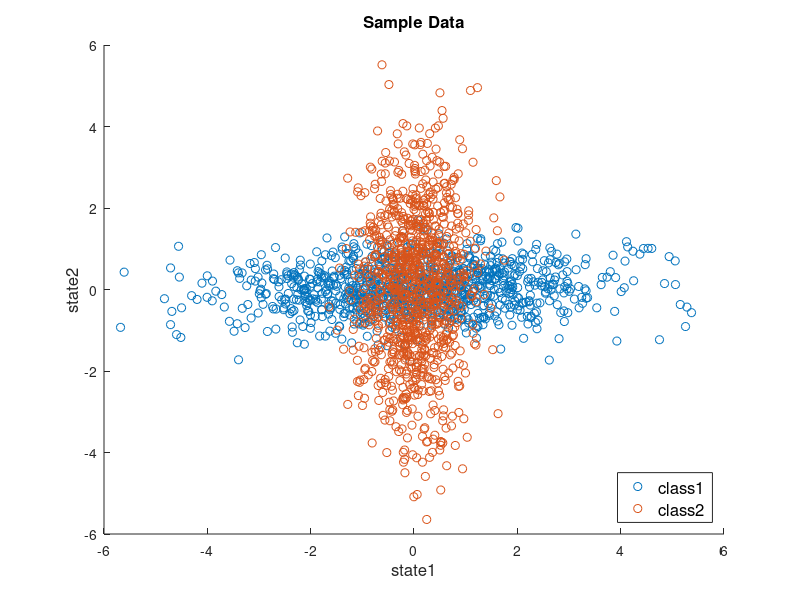

MATLAB code for this plot: (Note: this script raises an error after producing the figure.)
%test window discriminant
clear all



%% 2D

nn = 1000;
az = 20;
el = 30;


MU1 = [0 0];
SIGMA1 = [3 0.1; 0.1 0.3];

MU2 = [0 0];
SIGMA2 = [0.3 0; 0 3];

MU3 = [5 0];
SIGMA3 = [2 0; 0 1];

X1 = mvnrnd(MU1,SIGMA1,nn);
X2 = mvnrnd(MU2,SIGMA2,nn);
%X3 = mvnrnd(MU3,SIGMA3,nn);

Data = [X1;X2];
Y = [ones(nn,1)*1;ones(nn,1)*2]; %;ones(nn,1)*3];
classes = unique(Y);

figure
scatter(X1(:,1),X1(:,2),'r.')
hold on
scatter(X2(:,1),X2(:,2),'b.')
%hold on
%scatter(X3(:,1),X3(:,2),'g.')
hold off
title('Sample Data','FontSize', 12)
xlabel('state1','FontSize', 12)
ylabel('state2','FontSize', 12)
hl = legend('class1','class2','Location','southeast');
set(hl,'FontSize',12);

filename = 'C:\Users\MRDLAB\Documents\Rod Dockter\Surgical Robotics\Dockter_PHD\Thesis\Figures\gaussdatasimple'
%PrettyPlots(filename)

%% plot some shiz
h = windowDiscriminantPlot2(Data, Y);

filename = 'C:\Users\MRDLAB\Documents\Rod Dockter\Surgical Robotics\Dockter_PHD\Thesis\Figures\discrimwindow1'
%PrettyPlots(filename)


%% Train that shiz
pthresh = 0.3;
kmeanlimit = 4;

if(~exist('kmg'))
    kmg = [];
end
[Models, kmg] = windowDiscriminantTrain(Data, Y, pthresh, kmg, kmeanlimit, 'ploton');

filename = 'C:\Users\MRDLAB\Documents\Rod Dockter\Surgical Robotics\Dockter_PHD\Thesis\Figures\discrimwindow3'
%PrettyPlots(filename)

%% Classify with bulk data set

classthresh = pthresh;

Classify = [];

for kk = 1:length(classes)
    %Get seperate data for each class
    datac{kk} = Data(Y == classes(kk),:);
end

for ii = 1:length(Data)
    datatemp = Data(ii,:);
    Pt = [];
    for cc = 1:length(classes)
        for mm = 1:length(Models{cc}.cluster)
            %%get scaled probability for each model at each data point
            Pt(mm,cc) = Models{cc}.cluster{mm}.scale * gaussianProbMV(datatemp,Models{cc}.cluster{mm}.sigma,Models{cc}.cluster{mm}.mu);
        end
    end
    valt(ii,1) = max(Pt(:));
    [rowm,colm] = find(Pt == valt(ii));
    if(valt(ii)) >= classthresh
        Classify(ii,:) = [Y(ii),colm];
    else
        Classify(ii,:) = [Y(ii),0];
    end
end


figure
scatter(datac{1}(:,1),datac{1}(:,2),'r.')
hold on
scatter(datac{2}(:,1),datac{2}(:,2),'b.')
hold on
handle = Surface3D(Data(:,1),Data(:,2),valt);
hold off
title('Classification Probability')
xlabel('x1','FontSize', 12)
ylabel('x2','FontSize', 12)
zlabel('Probability','FontSize', 12)
hl = legend('class1','class2')
set(hl,'FontSize',12);

filename = 'C:\Users\MRDLAB\Documents\Rod Dockter\Surgical Robotics\Dockter_PHD\Thesis\Figures\discrimwindowsep'
%PrettyPlots(filename)

idx = find(Classify(:,2) == 0);
temp = Classify;
temp(idx,:) = [];
Correct = temp(:,1) == temp(:,2);
Accuracy = sum(Correct)/length(Correct)

%% New data for testing

rng(42)

Xn1 = mvnrnd(MU1,SIGMA1,nn);
Xn2 = mvnrnd(MU2,SIGMA2,nn);
%X3 = mvnrnd(MU3,SIGMA3,nn);

DataNew = [Xn1;Xn2];
YNew = [ones(nn,1)*1;ones(nn,1)*2]; %;ones(nn,1)*3];

figure
scatter(Xn1(:,1),Xn1(:,2),'r.')
hold on
scatter(Xn2(:,1),Xn2(:,2),'b.')
hold off
title('Online Data','FontSize', 12)
xlabel('state1','FontSize', 12)
ylabel('state2','FontSize', 12)
hl = legend('class1','class2','Location','southeast')
set(hl,'FontSize',12);

%% Log Likelihood ratios

disp('classification accuracy with Rods Discriminant:')
LLR_X1 = windowDiscriminantOnline(Xn1, Models, classes, pthresh);
LLR_X1(end);
class_okay1 = LLR_X1 >= 0;
Accuracy1 = sum(class_okay1)/length(class_okay1)

LLR_X2 = windowDiscriminantOnline(Xn2, Models, classes, pthresh);
LLR_X2(end);
class_okay2 = LLR_X2 <= 0;
Accuracy2 = sum(class_okay2)/length(class_okay2)



%% Compare with vanilla gaussians



[NN,SS] = size(DataNew);

mu1 = mean(Xn1);
sig1 = cov(Xn1);
mu2 = mean(Xn2);
sig2 = cov(Xn2);

Pall = [];
for ii = 1:length(Xn1)
    dtemp = Xn1(ii,:); 
    ptg(1) = gaussianProbMV(dtemp,sig1,mu1);
    ptg(2) = gaussianProbMV(dtemp,sig2,mu2);
    
    Pall(ii,:) = ptg;
    
    if(ii > 2*SS) %once we have enough data
        [LLRG1(ii),combos] = LLRmulti(Pall);
    else
        LLRG1(ii) = 0; %we just dont know yet
    end
    
    pdiff1(ii,:) = ptg(1) - ptg(2);
    
    [m,idx] = max(ptg);
    
    classin1(ii,:) = [1, idx];
end

Pall = [];
for ii = 1:length(Xn2)
    dtemp = Xn2(ii,:); 
    ptg(1) = gaussianProbMV(dtemp,sig1,mu1);
    ptg(2) = gaussianProbMV(dtemp,sig2,mu2);
    
    Pall(ii,:) = ptg;
    
    if(ii > 2*SS) %once we have enough data
        [LLRG2(ii),combos] = LLRmulti(Pall);
    else
        LLRG2(ii) = 0; %we just dont know yet
    end
    
    pdiff2(ii,:) = ptg(1) - ptg(2);
    
    [m,idx] = max(ptg);
    
    classin2(ii,:) = [2, idx];
    
end


corr1lr = LLRG1 >= 0;
corr2lr = LLRG2 <= 0;

corr1 = classin1(:,1) == classin1(:,2);
corr2 = classin2(:,1) == classin2(:,2);

disp('classification accuracy with gaussians:')
accg1 = sum(corr1)/length(corr1)
accg2 = sum(corr2)/length(corr2)



%% Compare plots

figure
plot([1:length(LLR_X1)],LLR_X1,'r-*' )
hold on
plot([1:length(pdiff1)],pdiff1,'b--+' )
hold off
title('Discriminant Window vs. Gaussian Class 1','FontSize', 12)
xlabel('x1','FontSize', 12)
ylabel('x2','FontSize', 12)
hl = legend('LLR Classification','Gaussian Probabilities','Location','northeast');
set(hl,'FontSize',12);


figure
plot([1:length(LLR_X2)],LLR_X2,'g-*' )
hold on
plot([1:length(pdiff2)],pdiff2,'c--+' )
hold off
title('Discriminant Window vs. Gaussian Class 2','FontSize', 12)
xlabel('x1','FontSize', 12)
ylabel('x2','FontSize', 12)
hl = legend('LLR Classification','Gaussian Probabilities','Location','northeast');
set(hl,'FontSize',12);
